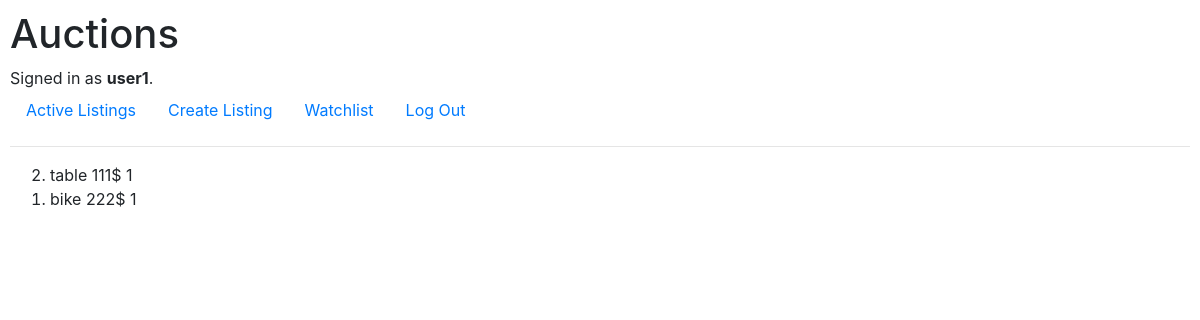
Page /watchlist (signed in) on the earlier database version.
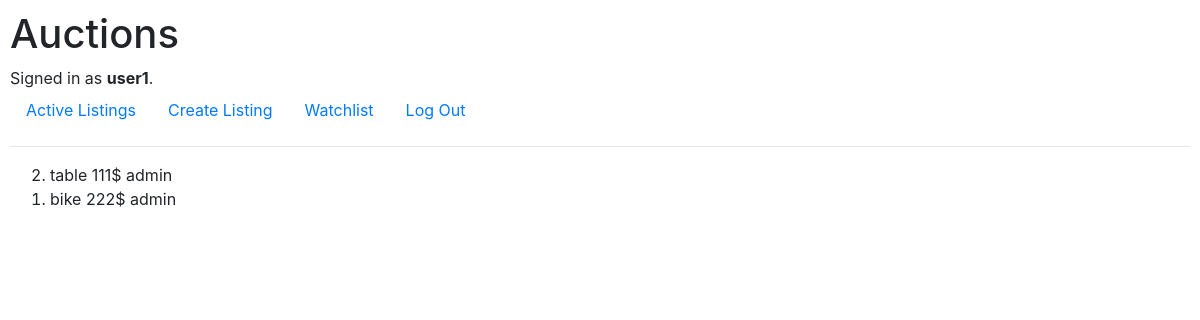
Same page on the later database version.
### auctions/models.py (models this page shows, shortened)
class User(AbstractUser):
    pass

class Watchlist(models.Model):
    user_watchlist = models.ForeignKey(User, on_delete=models.CASCADE, related_name='user_watchlist')
    listing_item = models.ForeignKey(Listing, on_delete=models.CASCADE, related_name='listing_item')

class Listing(models.Model):
    name = models.CharField(max_length=64)
    starting_bid = models.IntegerField()
    description = models.CharField(max_length=254)
    url = models.CharField(max_length=254)
    date = models.DateTimeField(auto_now_add=True, blank=True)
    owner = models.CharField(max_length=64)
    active = models.BooleanField(default=True)
    def __str__(self):
        return f"{self.name} {self.starting_bid}$ {self.owner}"

### auctions/views.py (the view, shortened to what this page needs)
# urls.py: path("watchlist", views.watchlist, name="watchlist")
def watchlist(request):
    curent_user = request.user.id
    curent_watch_id = Watchlist.objects.filter(user_watchlist=curent_user)
    curent_watchlist = curent_watch_id.all()
    return render(request, "auctions/watchlist.html", {
        "all_watchlists": curent_watchlist
        })

### auctions/templates/auctions/watchlist.html
{% extends "auctions/layout.html" %}
{% block body %}
<ol reversed>
    {% for w in all_watchlists %}
    <li>{{ w.listing_item }}</li>
    {% endfor %}
</ol>
{% endblock %}

### auctions/templates/auctions/layout.html (shortened to what this page needs)
{% load static %}
<!DOCTYPE html>
<html lang="en">
    <head>
        <link rel="stylesheet" href="https://stackpath.bootstrapcdn.com/bootstrap/4.4.1/css/bootstrap.min.css">
        <link href="{% static 'auctions/styles.css' %}" rel="stylesheet">
    </head>
    <body>
        <h1>Auctions</h1>
        <div>
            {% if user.is_authenticated %}
                Signed in as <strong>{{ user.username }}</strong>.
            {% else %}
                Not signed in.
            {% endif %}
        </div>
        <ul class="nav">
            <li class="nav-item">
                <a class="nav-link" href="{% url 'index' %}">Active Listings</a>
            </li>
            {% if user.is_authenticated %}
                <li class="nav-item">
                    <a class="nav-link" href="{% url 'create_listing' %}">Create Listing</a>
                </li>
                <li class="nav-item">
                    <a class="nav-link" href="{% url 'watchlist' %}">Watchlist</a>
                </li>
                <li class="nav-item">
                    <a class="nav-link" href="{% url 'logout' %}">Log Out</a>
                </li>
            {% endif %}
        </ul>
        <hr>
        {% block body %}
        {% endblock %}
    </body>
</html>

### auctions/static/auctions/styles.css (style rules this page uses)
body { padding: 10px; }

Differences in the rows shown:
changed through a linked row, Watchlist: listing_item "table 111$ 1" → "table 111$ admin"
changed through a linked row, Watchlist: listing_item "bike 222$ 1" → "bike 222$ admin"
